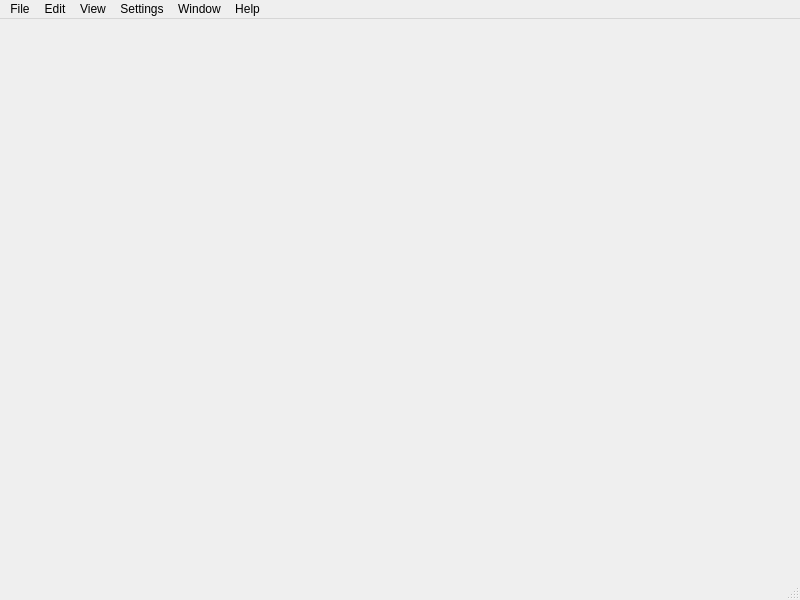
<?xml version="1.0" encoding="UTF-8"?>
<ui version="4.0">
 <class>MainWindow</class>
 <widget class="QMainWindow" name="MainWindow">
  <property name="geometry">
   <rect>
    <x>0</x>
    <y>0</y>
    <width>800</width>
    <height>600</height>
   </rect>
  </property>
  <property name="windowTitle">
   <string>Nose-Teeth Keyboard</string>
  </property>
  <widget class="QWidget" name="centralwidget"/>
  <widget class="QMenuBar" name="menubar">
   <property name="geometry">
    <rect>
     <x>0</x>
     <y>0</y>
     <width>800</width>
     <height>26</height>
    </rect>
   </property>
   <widget class="QMenu" name="menuFile">
    <property name="title">
     <string>File</string>
    </property>
    <addaction name="actionNew"/>
    <addaction name="actionOpen"/>
    <addaction name="separator"/>
    <addaction name="actionSave"/>
    <addaction name="actionSave_As"/>
    <addaction name="actionSave_All"/>
    <addaction name="separator"/>
    <addaction name="actionClose"/>
    <addaction name="separator"/>
   </widget>
   <widget class="QMenu" name="menuEdit">
    <property name="title">
     <string>Edit</string>
    </property>
    <addaction name="actionUndo"/>
    <addaction name="actionRedo"/>
    <addaction name="separator"/>
    <addaction name="actionCut"/>
    <addaction name="actionCopy"/>
    <addaction name="actionPaste"/>
    <addaction name="actionDelete"/>
    <addaction name="actionSelect_All"/>
   </widget>
   <widget class="QMenu" name="menuView">
    <property name="title">
     <string>View</string>
    </property>
    <addaction name="actionZoom_In"/>
    <addaction name="actionZoom_Out"/>
   </widget>
   <widget class="QMenu" name="menuSettings">
    <property name="title">
     <string>Settings</string>
    </property>
    <addaction name="actionPreferences"/>
   </widget>
   <widget class="QMenu" name="menuWindow">
    <property name="title">
     <string>Window</string>
    </property>
    <addaction name="actionMinimize"/>
   </widget>
   <widget class="QMenu" name="menuHelp">
    <property name="title">
     <string>Help</string>
    </property>
    <addaction name="actionManual"/>
    <addaction name="separator"/>
    <addaction name="actionAbout_Us"/>
   </widget>
   <addaction name="menuFile"/>
   <addaction name="menuEdit"/>
   <addaction name="menuView"/>
   <addaction name="menuSettings"/>
   <addaction name="menuWindow"/>
   <addaction name="menuHelp"/>
  </widget>
  <widget class="QStatusBar" name="statusbar"/>
  <action name="actionNew">
   <property name="text">
    <string>New</string>
   </property>
  </action>
  <action name="actionOpen">
   <property name="text">
    <string>Open</string>
   </property>
  </action>
  <action name="actionSave">
   <property name="text">
    <string>Save</string>
   </property>
  </action>
  <action name="actionSave_As">
   <property name="text">
    <string>Save As</string>
   </property>
  </action>
  <action name="actionSave_All">
   <property name="text">
    <string>Save All</string>
   </property>
  </action>
  <action name="actionClose">
   <property name="text">
    <string>Close</string>
   </property>
  </action>
  <action name="actionUndo">
   <property name="text">
    <string>Undo</string>
   </property>
  </action>
  <action name="actionRedo">
   <property name="text">
    <string>Redo</string>
   </property>
  </action>
  <action name="actionCopy">
   <property name="text">
    <string>Copy</string>
   </property>
  </action>
  <action name="actionPaste">
   <property name="text">
    <string>Paste</string>
   </property>
  </action>
  <action name="actionCut">
   <property name="text">
    <string>Cut</string>
   </property>
  </action>
  <action name="actionDelete">
   <property name="text">
    <string>Delete</string>
   </property>
  </action>
  <action name="actionSelect_All">
   <property name="text">
    <string>Select All</string>
   </property>
  </action>
  <action name="actionPreferences">
   <property name="text">
    <string>Preferences</string>
   </property>
  </action>
  <action name="actionZoom_In">
   <property name="text">
    <string>Zoom In</string>
   </property>
  </action>
  <action name="actionZoom_Out">
   <property name="text">
    <string>Zoom Out</string>
   </property>
  </action>
  <action name="actionMinimize">
   <property name="text">
    <string>Minimize</string>
   </property>
  </action>
  <action name="actionAbout_Us">
   <property name="text">
    <string>About Us</string>
   </property>
  </action>
  <action name="actionManual">
   <property name="text">
    <string>Manual</string>
   </property>
  </action>
 </widget>
 <resources/>
 <connections/>
</ui>
